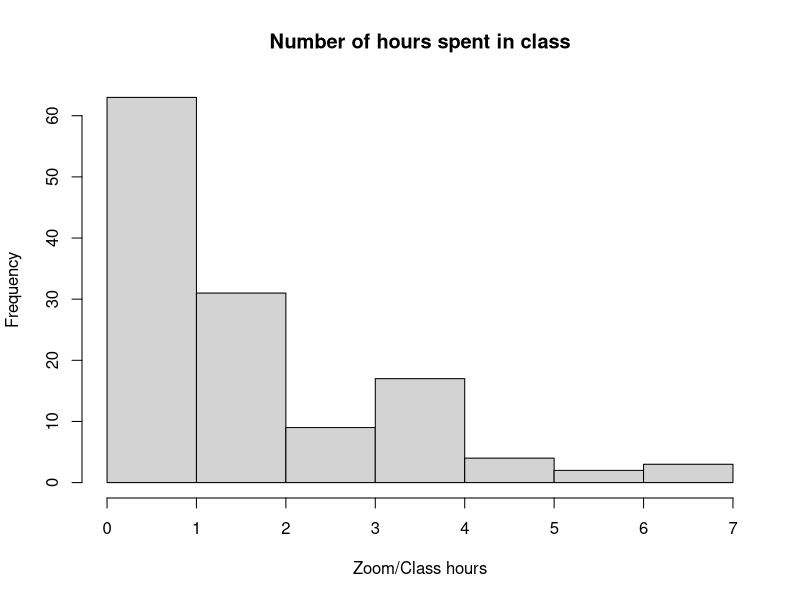
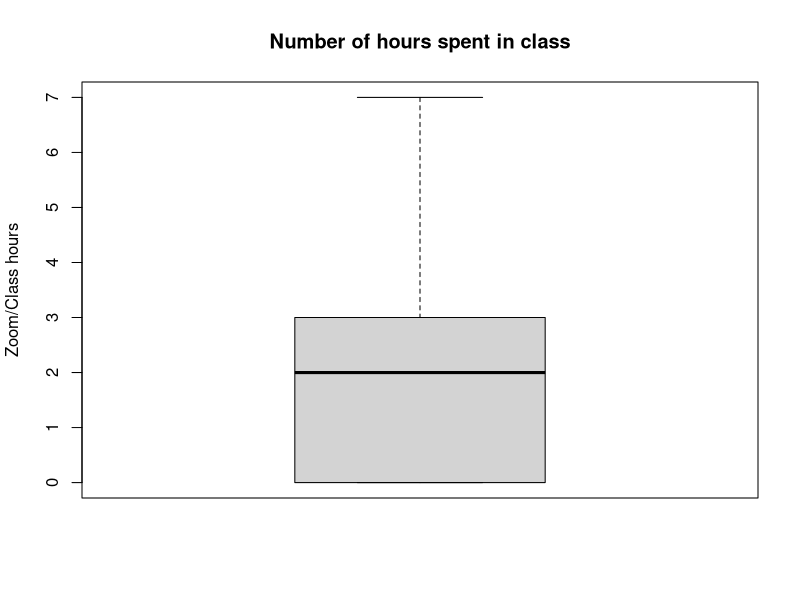
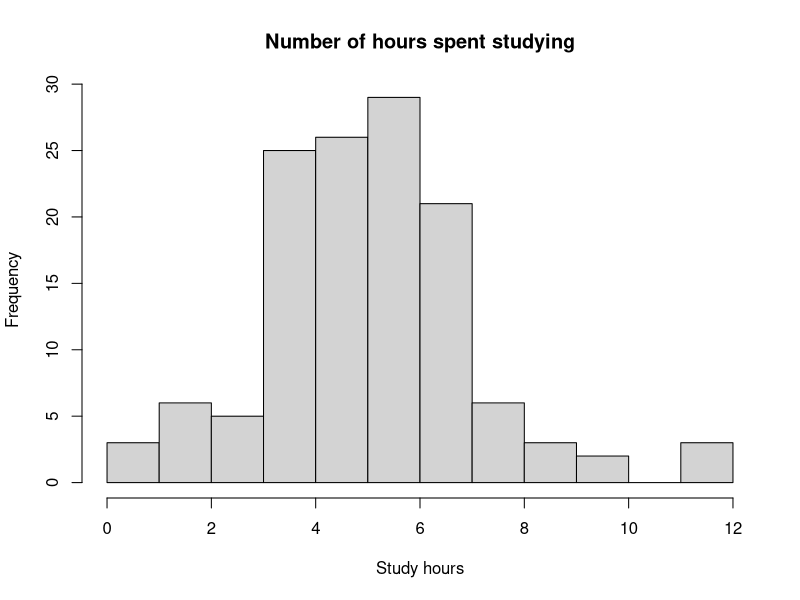
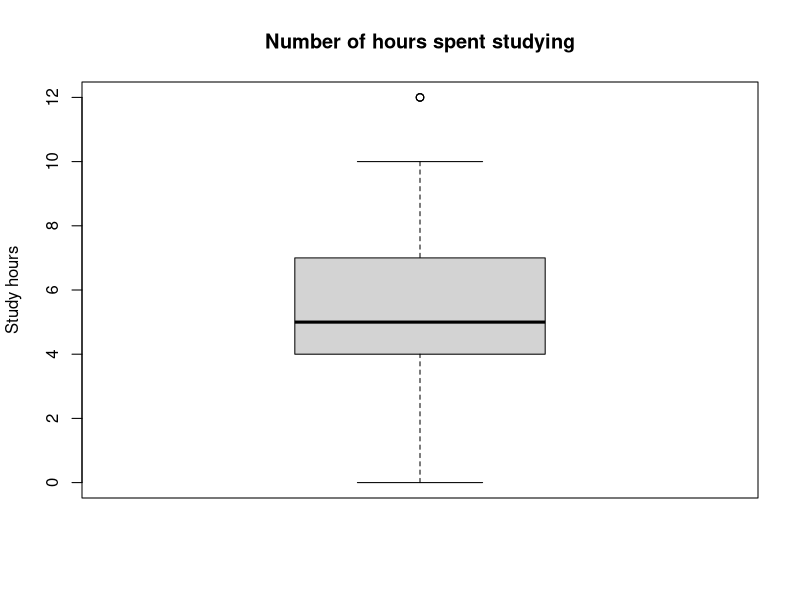
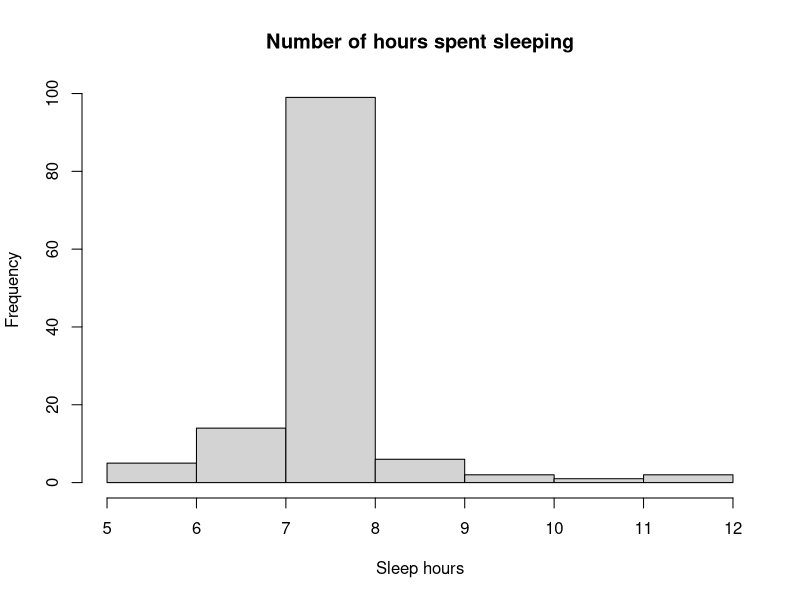
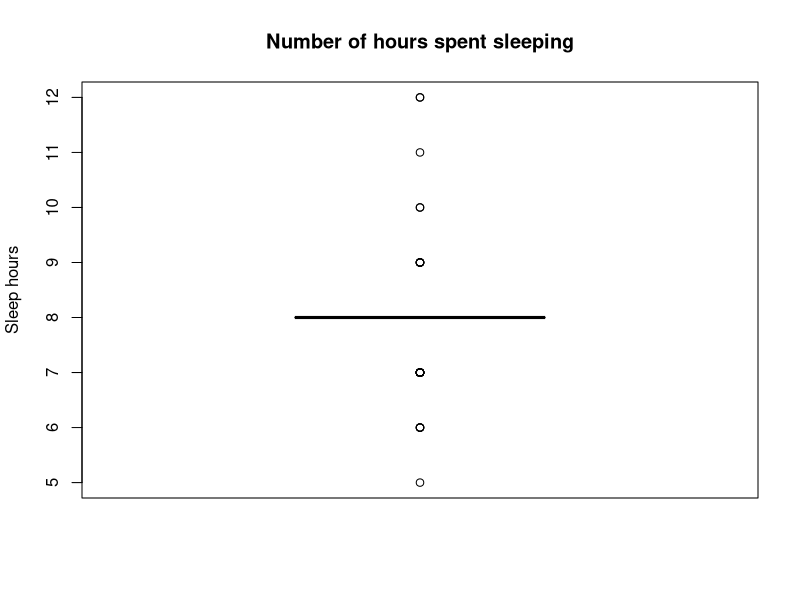
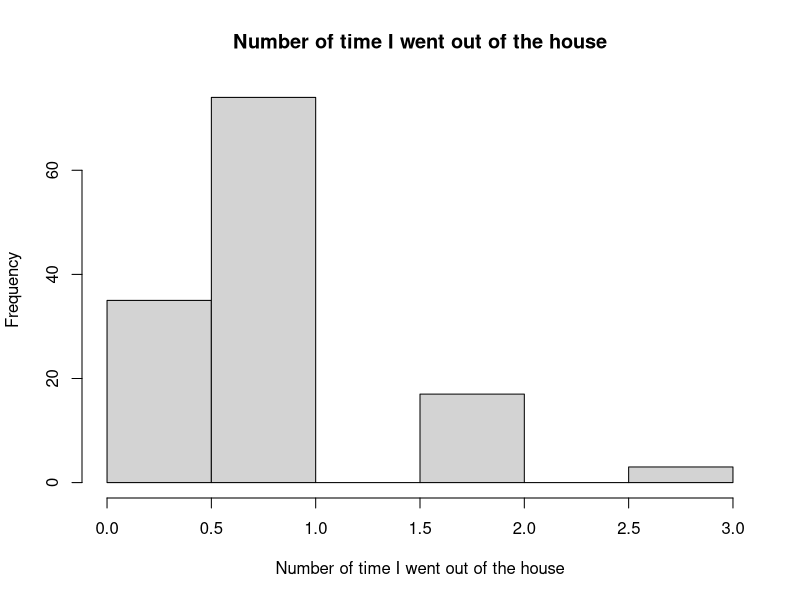
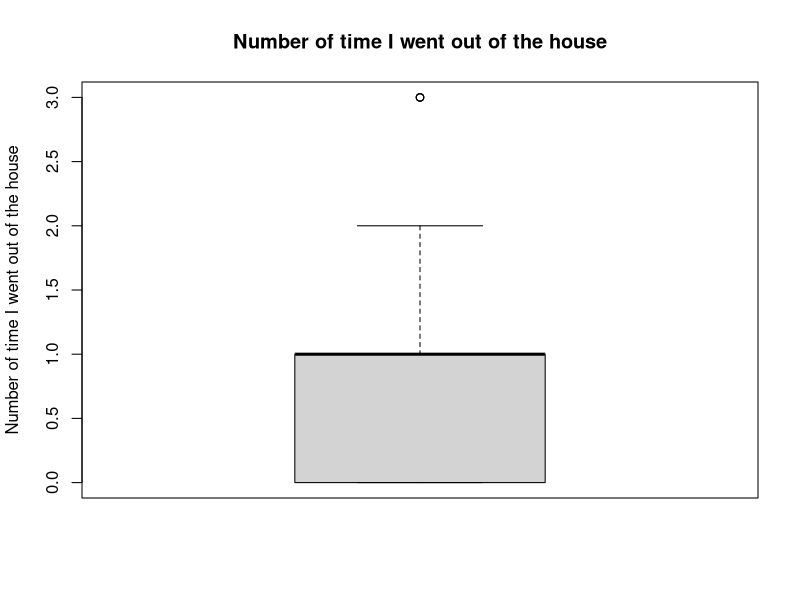

Here is the R script that generated these plots, in order:
## ---- chunk 1
sparsh <- read.csv(file = "Shrestha, Sparsh Personalized Data.csv", header = TRUE)
sparsh.3vars <- subset(sparsh, select = c("Study", "Sleep", "Work.Hours"))
summary(sparsh.3vars)
## ---- chunk 2
hist(sparsh$Zoom.Class, xlab="Zoom/Class hours", main="Number of hours spent in class")
boxplot(sparsh$Zoom.Class, ylab="Zoom/Class hours", main="Number of hours spent in class")
## ---- chunk 3
hist(sparsh$Study, xlab="Study hours", main="Number of hours spent studying")
boxplot(sparsh$Study, ylab="Study hours", main="Number of hours spent studying")
## ---- chunk 4
hist(sparsh$Sleep, xlab="Sleep hours", main="Number of hours spent sleeping")
boxplot(sparsh$Sleep, ylab="Sleep hours", main="Number of hours spent sleeping")
## ---- chunk 5
hist(sparsh$House, xlab="Number of time I went out of the house", main="Number of time I went out of the house")
boxplot(sparsh$House, ylab="Number of time I went out of the house", main="Number of time I went out of the house")
## ---- chunk 6
hist(sparsh$Work.Hours, xlab="Work Hours", main="Hours spent on job")
boxplot(sparsh$Work.Hours, ylab="Work Hours", main="Hours spent on job")
## ---- chunk 7
study.mean <- mean(sparsh$Study) #Mean
study.sd <- sd(sparsh$Study) #Standard Deviation
study.n <- length(sparsh$Study) #Sample Size
study.ME <- study.sd / sqrt(study.n) #Margin of Error
study.t.crit <- qt(0.975, study.n - 1) #T-critical value
lower <- study.mean + study.t.crit * study.ME #Interval calculation
upper <- study.mean - study.t.crit * study.ME
## ---- chunk 8
sleep.mean <- mean(sparsh$Sleep) #Mean
sleep.sd <- sd(sparsh$Sleep) #Standard Deviation
sleep.n <- length(sparsh$Sleep) #Sample Size
sleep.ME <- sleep.sd / sqrt(sleep.n) #Margin of Error
sleep.t.crit <- qt(0.975, sleep.n - 1) #T-critical value
lower <- sleep.mean + sleep.t.crit * sleep.ME #Interval calculation
upper <- sleep.mean - sleep.t.crit * sleep.ME
## ---- chunk 9
work.mean <- mean(sparsh$Work.Hours) #Mean
work.sd <- sd(sparsh$Work.Hours) #Standard Deviation
work.n <- length(sparsh$Work.Hours) #Sample Size
work.ME <- work.sd / sqrt(work.n) #Margin of Error
work.t.crit <- qt(0.975, work.n - 1) #T-critical value
lower <- work.mean + work.t.crit * work.ME #Interval calculation
upper <- work.mean - work.t.crit * work.ME
## ---- chunk 10
study <- t.test(sparsh$Study, mu = 3.13, alternative = "greater")
## ---- chunk 11
sleep <- t.test(sparsh$Sleep, mu = 8, alternative = "two.sided")
## ---- chunk 12
work <- t.test(sparsh$Work.Hours, mu = 5, alternative = "less")
## ---- chunk 13
winter <- subset(sparsh, Semester == "Winter2022", select = Study)
summer <- subset(sparsh, Semester == "Spring2022", select = Study)
## ---- chunk 14
library(dplyr)
sparsh.sample <- sparsh %>% 
  select(Date, Study, Semester) %>% # Select only the required rows
  group_by(Semester) %>% # Group by the semester variable
  sample_n(10) # Collect random sample of 10 variable for each group
## ---- chunk 15
Semester.1 <- sparsh.sample %>%
  filter(Semester == "Winter2022") # Sample from Winter Semester
Semester.2 <- sparsh.sample %>%
  filter(Semester == "Spring2022") # Sample from Spring Semester
Study.diff <- Semester.1$Study - Semester.2$Study # Difference of mean
## ---- chunk 16
# Plotting Histogram and Box-plot for the data
hist(Study.diff, xlab="Study Hours difference", 
     main="Differences in Study Hours in each Semester")
boxplot(Study.diff, ylab="Study Hours difference", 
        main="Differences in Study Hours in each Semester")

## ---- chunk 17
sparsh.paired <- t.test(Semester.1$Study, Semester.2$Study,
       alternative="greater", mu=0,
       var.equal=FALSE,
       paired=TRUE)
## ---- chunk 18
library(dplyr)
sparsh.sample2 <- sparsh %>% 
  select(Date, Study, Semester) %>% # Select only the required rows
  group_by(Semester)# Group by the semester variable
## ---- chunk 19
Semester.1 <- sparsh.sample2 %>%
  filter(Semester == "Winter2022") %>%
  slice(1:10)# First 10 Sample from Winter Semester
Semester.2 <- sparsh.sample2 %>%
  filter(Semester == "Spring2022") %>%
  slice(1:10)# First 10 Sample from Spring Semester
Study.diff2 <- Semester.1$Study - Semester.2$Study # Difference of mean
## ---- chunk 20
# Plotting Histogram and Box-plot for the data
hist(Study.diff2, xlab="Study Hours Difference", 
     main="Differences in Study Hours in each Semester")
boxplot(Study.diff2, ylab="Study Hours Difference", 
        main="Differences in Study Hours in each Semester")
## ---- chunk 21
sparsh.paired2 <- t.test(Semester.1$Study, Semester.2$Study,
       alternative="greater", mu=0,
       var.equal=FALSE,
       paired=TRUE)
